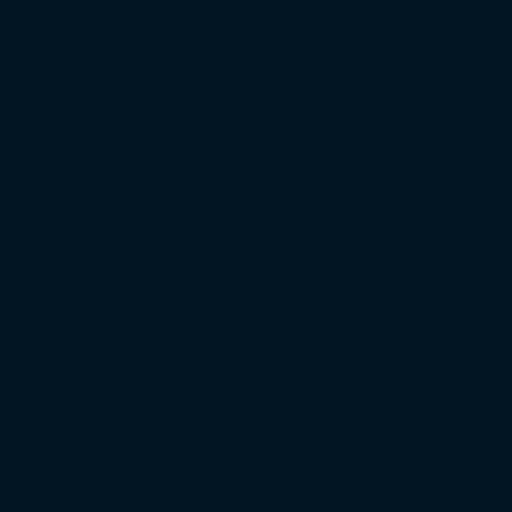
#> input picture satellite_tile.png, 512 x 512 px, found by its file name
$ python caso2.py
#> lines starting #> are read from the running program, lines starting #| are printed output that depends on the picture
import matplotlib.pyplot as plt
from shapely.geometry import LineString, Point
import numpy as np
from PIL import Image

def lado_del_poi(linea, poi_point, porcentaje):
    """
    Determina si el POI está a la izquierda, derecha o sobre la línea
    según el sentido de la línea del punto interpolado.

    Parámetros:
    - linea: objeto shapely LineString
    - poi_point: objeto shapely Point (lat/lon del POI)
    - porcentaje: posición del POI en la línea (entre 0 y 1)

    Retorna:
    - 'izquierda', 'derecha' o 'sobre la línea'
    """
    # Punto en la línea según el porcentaje (punto base)
    p1 = linea.interpolate(linea.length * porcentaje)

    # Punto un poco más adelante en la línea para formar un vector direccional
    delta = 0.01  # pequeño paso hacia adelante (1%)
    p2 = linea.interpolate(min(linea.length * (porcentaje + delta), linea.length))

    # Vector de dirección de la línea (p1 → p2)
    v = np.array([p2.x - p1.x, p2.y - p1.y])

    # Vector desde la línea hacia el POI (p1 → poi)
    w = np.array([poi_point.x - p1.x, poi_point.y - p1.y])

    # Producto cruzado (determinante en 2D)
    det = v[0] * w[1] - v[1] * w[0]

    if det > 0:
        return "izquierda"
    elif det < 0:
        return "derecha"
    else:
        return "sobre la línea"

# Línea de ejemplo: calle de oeste a este
linea = LineString([(-99.62957, 19.27045), (-99.6297 ,19.27056)])
poi = Point(-99.629635, 19.270505)
porcentaje = .50

# Verificar de qué lado está
lado = lado_del_poi(linea, poi, porcentaje)
print(f"El POI está a la {lado} de la línea.")

# === Punto de interpolación y dirección ===
p1 = linea.interpolate(linea.length * porcentaje)
p2 = linea.interpolate(min(linea.length * (porcentaje + 0.01), linea.length))

# === Preparar coordenadas ===
x_line, y_line = linea.xy
x_vector = [p1.x, p2.x]
y_vector = [p1.y, p2.y]

# === Bbox del tile ===
xmin = -99.635009765625
xmax = -99.6240234375
ymin = 19.269665296502325
ymax = 19.28003579627975

from PIL import Image

tile = Image.open("/Users/ebonyvaladez/Desktop/data/docs/satellite_tile.png")
#> tile is the input picture: PIL image 512x512 RGBA; mean R, G, B, A 2, 21, 35, 255
# Gráfico
fig, ax = plt.subplots(figsize=(8, 8))
ax.imshow(tile, extent=[xmin, xmax, ymin, ymax], origin='upper')  # fondo tile

# Geometrías
ax.plot(x_line, y_line, color='blue', linewidth=2, label='Línea (sentido →)')
ax.arrow(p1.x, p1.y, p2.x - p1.x, p2.y - p1.y, head_width=0.0001, color='black', length_includes_head=True, label='Dirección')
ax.plot(p1.x, p1.y, 'go', label='Punto interpolado')
ax.plot(poi.x, poi.y, 'ro', markersize=10, label='POI')

# Estilo
ax.set_title(f'POI está a la {lado} de la línea')
ax.set_xlabel('Longitud')
ax.set_ylabel('Latitud')
ax.axis('equal')
ax.grid(True)
ax.legend()
plt.tight_layout()
plt.show()
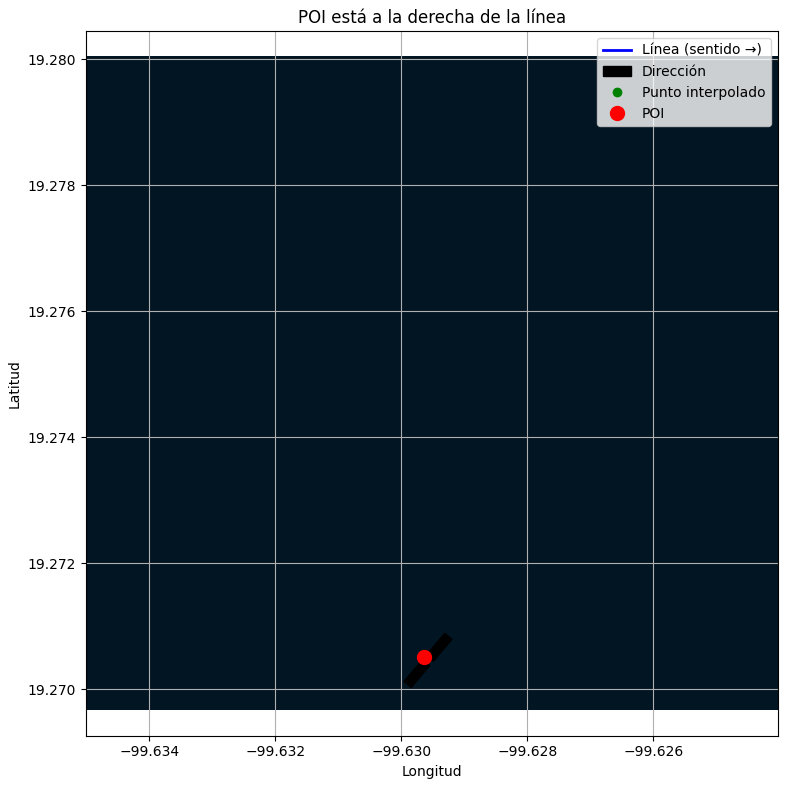
#> figure drawn by matplotlib, 1 panel
